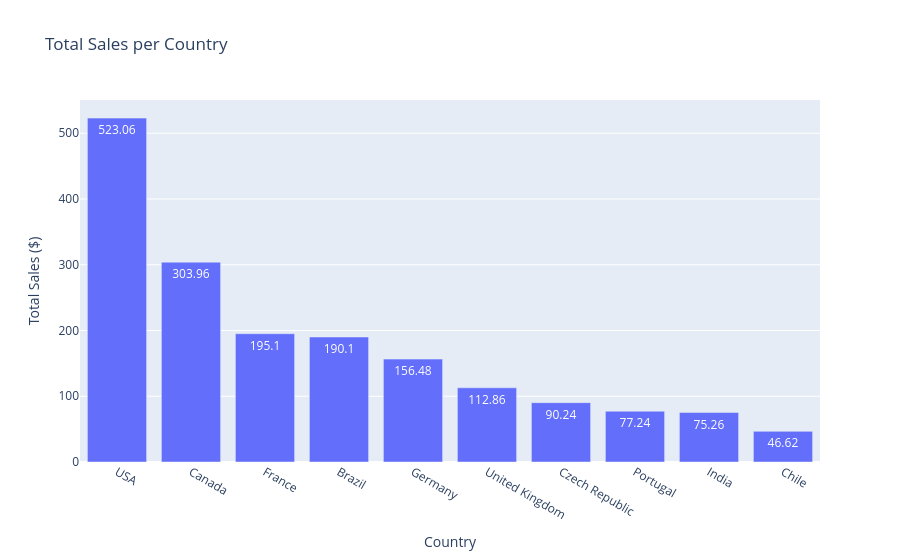

The code cell stored with this chart in its notebook:
### Code cell
import plotly.graph_objects as go

# Country names
countries = ['USA', 'Canada', 'France', 'Brazil', 'Germany', 'United Kingdom', 'Czech Republic', 'Portugal', 'India', 'Chile']

# Corresponding sales
sales = [523.06, 303.96, 195.10, 190.10, 156.48, 112.86, 90.24, 77.24, 75.26, 46.62]

# Create a bar chart
fig = go.Figure(data=[go.Bar(
    x=countries,
    y=sales,
    text=sales,
    textposition='auto',
)])

# Set the title and labels
fig.update_layout(
    title='Total Sales per Country',
    xaxis_title='Country',
    yaxis_title='Total Sales ($)',
)

# Show the figure
fig.show()

### Figure 1 — Plotly figure (JSON) as saved in the notebook; plotly's stock layout.template omitted (floating-point values rounded to 4 significant figures)
{"data": [{"text": ["523.06", "303.96", "195.1", "190.1", "156.48", "112.86", "90.24", "77.24", "75.26", "46.62"], "textposition": "auto", "type": "bar", "x": ["USA", "Canada", "France", "Brazil", "Germany", "United Kingdom", "Czech Republic", "Portugal", "India", "Chile"], "y": [523.1, 304.0, 195.1, 190.1, 156.5, 112.9, 90.24, 77.24, 75.26, 46.62]}], "layout": {"title": {"text": "Total Sales per Country"}, "xaxis": {"title": {"text": "Country"}}, "yaxis": {"title": {"text": "Total Sales ($)"}}}}
